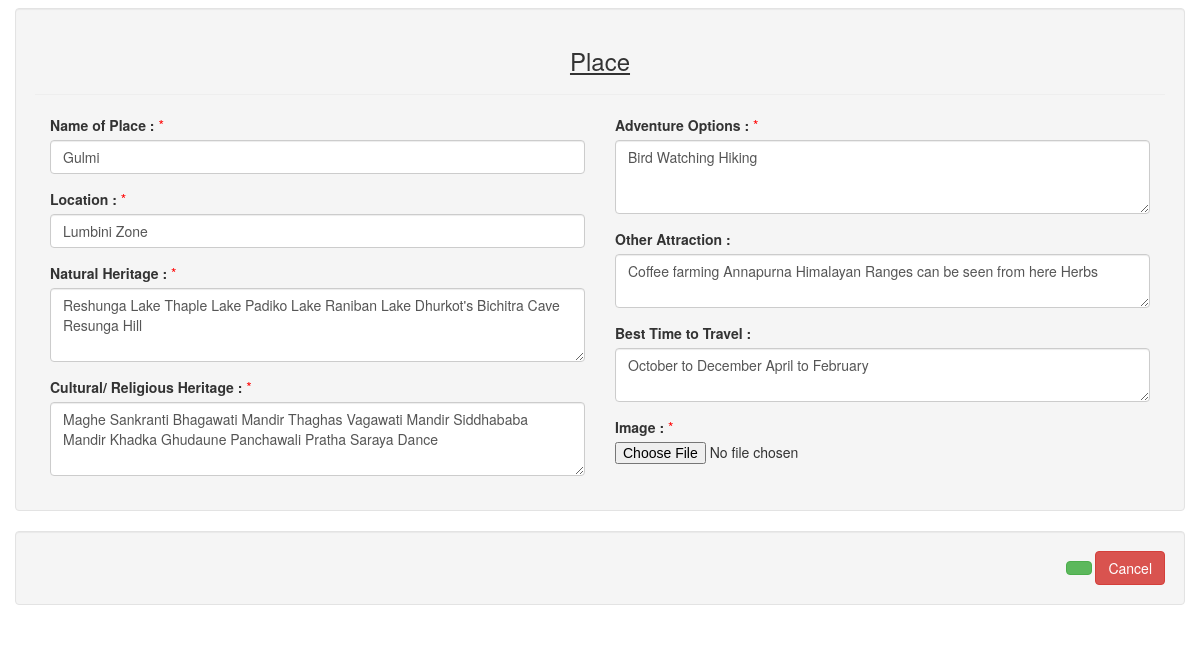
Screenshot of /Admin/editPlaces.php?id=1 with the database file from the repository.
### tables this page shows
CREATE TABLE `places` (
  `placeID` int(11) NOT NULL,
  `placeName` varchar(50) NOT NULL,
  `location` varchar(50) NOT NULL,
  `NHeritages` text NOT NULL COMMENT 'Natural Heritages',
  `CnRHeritages` text NOT NULL COMMENT 'Cultural/Religious Heritages',
  `OAttractions` text NOT NULL COMMENT 'Other Attractions',
  `Adventure` text NOT NULL COMMENT 'Adventure Options',
  `travelTime` text NOT NULL COMMENT 'Best time to Travel',
  `image` text NOT NULL COMMENT 'Image of location'
);

### Admin/editPlaces.php (the view, shortened to what this page needs)
<!DOCTYPE html>
 <html lang="en">
 <head>
	<link rel="stylesheet" href="../assets/lib/bootstrap/css/bootstrap.css">
 </head>
 <body style="padding-top: 8px;">
 				<?php
 					$cn=makeconnection();
					$sql="SELECT * FROM `places` WHERE `placeID`=".$_GET['id'];
					$query=mysqli_query($cn,$sql);
					$data=mysqli_fetch_array($query);
 				 ?>
	<div class="container">
 		<div class="row well">
	 		<h3 align="center"><u><?=ucfirst($name);?> Place</u></h3><hr>
	 		<form method="post" action="#" enctype="multipart/form-data">
			<div class="col-md-6 ">
 					<div class="form-group">
			            <label >Name of Place : </label><span style="color: red"> *</span>
			            <input type="text" class="form-control" name="place" placeholder="Place" width="auto" required autofocus value="<?=$data[1]?>" title="Name of the Place">
		          	</div>
		          	<div class="form-group">
			            <label>Location : </label><span style="color: red"> *</span>
			            <input type="text" class="form-control" name="location" placeholder="Location" width="auto" value="<?=$data[2]?>" title="Location of the Place." required>
		          	</div>
		          	<div class="form-group">
			            <label >Natural Heritage : </label><span style="color: red"> *</span>
			            <textarea name="nHeritage" class="form-control" id="" rows="3" placeholder="Natural Heritage of the Place" width="auto" required title="Natural Heritage of the Place" ><?=$data[3]?></textarea>
		          	</div>
		          	<div class="form-group">
		              <label >Cultural/ Religious Heritage : </label><span style="color: red"> *</span>
		              <textarea name="crHeritage" class="form-control" id="" rows="3" placeholder="Cultural/ Religious Heritage of the place" width="auto" required title="Cultural/ Religious Heritage of the place" ><?=$data[4]?></textarea>
			        </div>
			</div>
			<div class="col-md-6">
					<div class="form-group">
		              <label >Adventure Options :</label><span style="color: red"> *</span>
		              <textarea name="aOption" class="form-control" id="" rows="3" placeholder="Adventure Options avilable the place" width="auto" required title="Adventure Options avilable the place" ><?=$data[6]?></textarea>
			        </div>
			        <div class="form-group">
		              <label >Other Attraction :</label>
		              <textarea name="oAttraction" class="form-control" id="" rows="2" placeholder="Other Attraction of the place" width="auto" required title="Other Attraction of the place" ><?=$data[5]?></textarea>
			        </div>
			        <div class="form-group">
		              <label >Best Time to Travel :</label>
		              <textarea name="time" class="form-control" id="" rows="2" placeholder="Best Time to Travel the place" width="auto" required title="Best Time to Travel the place" ><?=$data[7]?></textarea>
			        </div>
			        <div class="form-group">
			        	<label >Image : </label><span style="color: red"> *</span>
			        	<input type="file" name="imageUpload" id="imageUpload" >
			        </div>
		     </div>
		</div>
		<div class="row">
			<div class="col-md-12 well">
				<div align="right">
			        <button type="submit" class="btn btn-success" name="<?=$name;?>"><?= ucfirst($name);?></button>
			        <a href="places.php">
			        <button type="button" class="btn btn-danger" >Cancel</button>
			        </a>
		        </div>
			</div>
		</div>
 	</div>
 </body>
 </html>

### rows the page displays
places: place "Gulmi", location "Lumbini Zone", nHeritage "Reshunga Lake Thaple Lake Padiko Lake Raniban Lake Dhurkot's Bichitra Cave Resunga Hill", crHeritage "Maghe Sankranti Bhagawati Mandir Thaghas Vagawati Mandir Siddhababa Mandir Khadka Ghudaune Panchawali Pratha Saraya Dance", aOption "Bird Watching Hiking", oAttraction "Coffee farming Annapurna Himalayan Ranges can be seen from here Herbs", time "October to December April to February"
